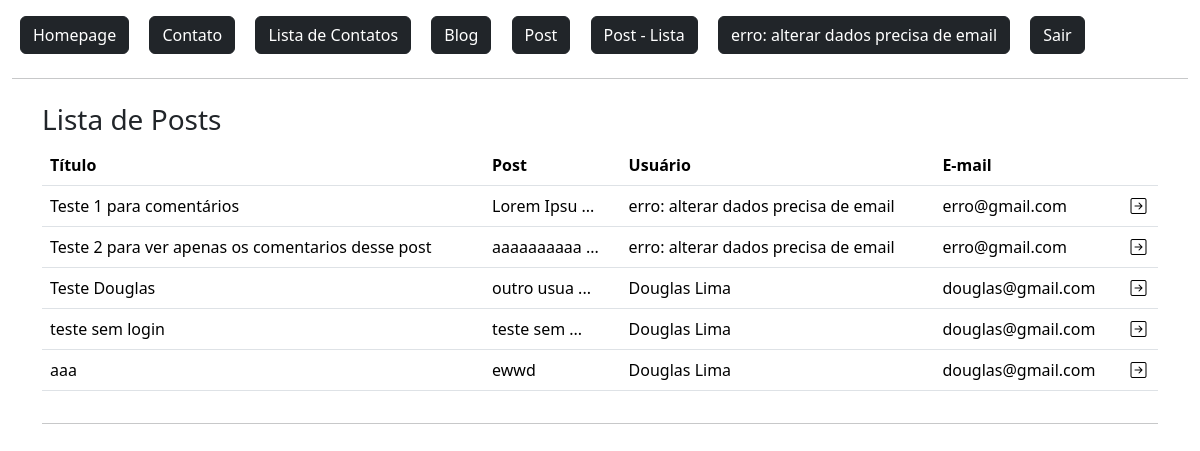
Screenshot of /post/lista/ (signed in) with the database file from the repository.
### flaskLearn/models.py (models this page shows, shortened)
class User(db.Model, UserMixin):
    id = db.Column(db.Integer, primary_key=True)
    admin = db.Column(db.Boolean, default=False)
    nome = db.Column(db.String, nullable=True)
    sobrenome = db.Column(db.String, nullable=True)
    email = db.Column(db.String, nullable=True)
    senha = db.Column(db.String, nullable=True)
    data_cadastro = db.Column(db.DateTime, default=datetime.now())
    posts = db.relationship('Post', backref='user', lazy=True) #É a tabela referenciada. (um usuario pode ter varios posts)
    post_comentarios = db.relationship('PostComentarios', backref='user', lazy=True) #É a tabela referenciada. (um usuario pode ter varios posts)

class Post(db.Model):
    id = db.Column(db.Integer, primary_key=True)
    data_criacao = db.Column(db.DateTime, default=datetime.now())
    titulo = db.Column(db.String, nullable=True)
    mensagem = db.Column(db.String, nullable=True)
    user_id = db.Column(db.Integer, db.ForeignKey('user.id'), nullable=True) #Tabela que referencia a tabela usuário
    comentarios = db.relationship('PostComentarios', backref='post', lazy=True) #É a tabela referenciada. (um usuario pode ter varios posts)
    def msg_resumo(self):
        len_msg = len(self.mensagem)
        if len_msg > 10:
            return f"{self.mensagem[:10]} ..."
        else:
            return self.mensagem

### flaskLearn/routes.py (the view)
@app.route('/post/lista/')
@login_required
def postLista():
    posts = Post.query.all()
    return render_template('posts/post_lista.html', posts=posts)

### flaskLearn/models.py (called while the page is built)
@login_manager.user_loader # Retorna sessao do usuario no controle de login
def load_user(user_id):
    return User.query.get(user_id)

### flaskLearn/templates/posts/post_lista.html (shortened to what this page needs)
{% extends 'baseTemplate/base.html' %}
{% block content %}
    {% include 'baseTemplate/nav.html' %}
    <div class="container">
        <div class="row mt-4">
            <h3>Lista de Posts</h3>
            <div class="col-12">
                <table class="table">
                    <thead>
                        <tr>
                            <th>Título</th>
                            <th>Post</th>
                            <th>Usuário</th>
                            <th>E-mail</th>
                            <th></th>
                        </tr>
                    </thead>
                    <tbody>
                        {% for linha in posts %}
                            <tr>
                                <td>{{linha.titulo}}</td>
                                <td>{{linha.msg_resumo()}}</td>
                                <td>{{linha.user.nome}} {{linha.user.sobrenome}}</td>
                                <td>{{linha.user.email}}</td>
                                <td>
                                    <a href="{{ url_for('postDetail', id=linha.id) }}">
                                        <i class="bi bi-arrow-right-square text-black"></i>
                                    </a>
                                </td>
                            </tr>
                        {% endfor %}
                    </tbody>
                </table>
            </div>
        </div>
        <hr>
    </div>
{% endblock %}

### flaskLearn/templates/baseTemplate/nav.html
<a href="{{url_for('homepage')}}" class="btn btn-dark m-2">
    Homepage
</a>
<a href="{{url_for('contato')}}" class="btn btn-dark m-2">
    Contato
</a>
<a href="{{url_for('contatoLista')}}" class="btn btn-dark m-2">
    Lista de Contatos
</a>
<a href="{{url_for('editorBlog')}}" class="btn btn-dark m-2">
    Blog
</a>
<a href="{{url_for('postNovo')}}" class="btn btn-dark m-2">
    Post
</a>
<a href="{{url_for('postLista')}}" class="btn btn-dark m-2">
    Post - Lista
</a>
{% if current_user.is_authenticated %}
    <a href="{{ url_for('dashboard') }}" class="btn btn-dark m-2">
        {{ current_user.nome }} {{ current_user.sobrenome }}
    </a>
    <a href="{{ url_for('logout') }}" class="btn btn-dark m-2">
        Sair
    </a>
{% else %}
    <a href="{{url_for('login')}}" class="btn btn-dark m-2">
        Login
    </a>
{% endif %}
<hr>

### rows the page displays
User: nome "erro:", sobrenome "alterar dados precisa de email"
Post: titulo "Teste 1 para comentários", msg_resumo "Lorem Ipsu ...", user.nome "erro:", user.sobrenome "alterar dados precisa de email", user.email "erro@gmail.com"
Post: titulo "Teste 2 para ver apenas os comentarios desse post", msg_resumo "aaaaaaaaaa ...", user.nome "erro:", user.sobrenome "alterar dados precisa de email", user.email "erro@gmail.com"
Post: titulo "Teste Douglas", msg_resumo "outro usua ...", user.nome "Douglas", user.sobrenome "Lima", user.email "douglas@gmail.com"
Post: titulo "teste sem login", msg_resumo "teste sem ...", user.nome "Douglas", user.sobrenome "Lima", user.email "douglas@gmail.com"
Post: titulo "aaa", msg_resumo "ewwd", user.nome "Douglas", user.sobrenome "Lima", user.email "douglas@gmail.com"
